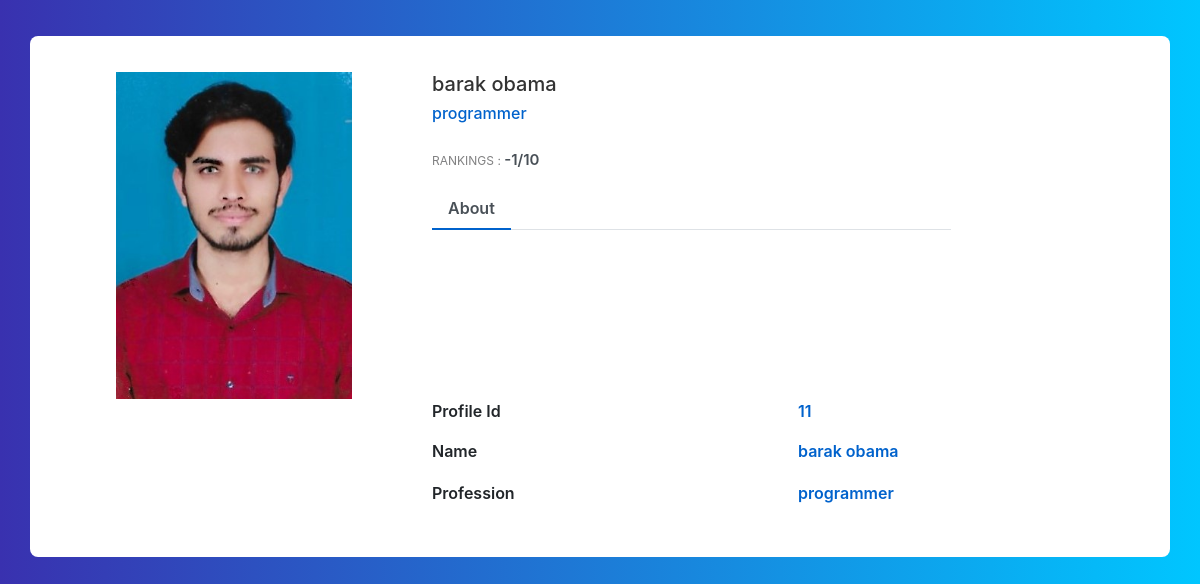
Screenshot of /details/ with the database file from the repository.
### core/models.py (models this page shows, shortened)
class Profile(models.Model):
    first_name = models.CharField(max_length=70)
    last_name = models.CharField(max_length=70)
    date = models.DateField()
    phone = models.BigIntegerField()
    email = models.EmailField()
    ranking = models.IntegerField()
    profession = models.CharField(max_length=200)
    status = models.CharField(choices=types,max_length=20,null=True,blank=False,default='employee')
    present = models.BooleanField(default=False)
    image = models.ImageField()
    updated = models.DateTimeField(auto_now=True)
    shift = models.TimeField()

### core/views.py (the view)
# urls.py: path('details/', details, name= 'details'),
def details(request):
    try:
        last_face = LastFace.objects.last()
        profile = Profile.objects.get(Q(image__icontains=last_face))
    except:
        last_face = None
        profile = None
    context = {
        'profile': profile,
        'last_face': last_face
    }
    return render(request, 'core/details.html', context)

### core/models.py (called while the page is built)
    def __str__(self):
        return self.last_face

### core/templates/core/details.html (shortened to what this page needs)
{% extends "core/base.html" %}
{% load static %}
{% block content %}
{% if profile == None %}
<div class="container emp-profile">
    <div class="row">
        <div class="col-md-5">
            <div class="alert alert-warning">
                <svg width="1.0625em" height="1em" viewBox="0 0 17 16" class="bi bi-exclamation-triangle"
                    fill="currentColor" xmlns="http://www.w3.org/2000/svg">
                    <path fill-rule="evenodd"
                        d="M7.938 2.016a.146.146 0 0 0-.054.057L1.027 13.74a.176.176 0 0 0-.002.183c.016.03.037.05.054.06.015.01.034.017.066.017h13.713a.12.12 0 0 0 .066-.017.163.163 0 0 0 .055-.06.176.176 0 0 0-.003-.183L8.12 2.073a.146.146 0 0 0-.054-.057A.13.13 0 0 0 8.002 2a.13.13 0 0 0-.064.016zm1.044-.45a1.13 1.13 0 0 0-1.96 0L.165 13.233c-.457.778.091 1.767.98 1.767h13.713c.889 0 1.438-.99.98-1.767L8.982 1.566z" />
                    <path
                        d="M7.002 12a1 1 0 1 1 2 0 1 1 0 0 1-2 0zM7.1 5.995a.905.905 0 1 1 1.8 0l-.35 3.507a.552.552 0 0 1-1.1 0L7.1 5.995z" />
                </svg>
                <p><b>Note: </b>
                <ul>
                    <li>It takes some time to turn on the scanner if your computer hardware
                        does not meet the requirements of the face recognition software</li>
                    <li>consider providing good lighting and good resolution cameras
                        for the software to work properly</li>
                </ul>
                <small>(this window will disappear after running the first scan)</small>
                </p>
            </div>
        </div>
        <div class="col-md-1">
        </div>
        <div class="col-md-6">
            <div>
                <img src="{% static 'img/fgirl.jpg'%}" alt="" width="99%">
            </div>
        </div>
    </div>
</div>
{% else %}
<div class="container emp-profile">
        <div class="row">
            <div class="col-md-4">
                <div class="profile-img">
                    <img src="{{ profile.image.url }}" alt="" />
                </div>
            </div>
            <div class="col-md-6">
                <div class="profile-head">
                    <h5>
                        {{profile.first_name}} {{profile.last_name}}
                    </h5>
                    <h6>
                        {{profile.profession }}
                    </h6>
                    <p class="proile-rating">RANKINGS : <span>{{profile.ranking}}/10</span></p>
                    <ul class="nav nav-tabs" id="myTab" role="tablist">
                        <li class="nav-item">
                            <a class="nav-link active" id="home-tab" data-toggle="tab" href="#home" role="tab"
                                aria-controls="home" aria-selected="true">About</a>
                        </li>
                    </ul>
                </div>
            </div>
            <div class="col-md-2">
            </div>
        </div>
        <div class="row">
            <div class="col-md-4">
                <div class="profile-work">
                </div>
            </div>
            <div class="col-md-8">
                <div class="tab-content profile-tab" id="myTabContent">
                    <div class="tab-pane fade show active" id="home" role="tabpanel" aria-labelledby="home-tab">
                        <div class="row">
                            <div class="col-md-6">
                                <label>Profile Id</label>
                            </div>
                            <div class="col-md-6">
                                <p>{{profile.id}}</p>
                            </div>
                        </div>
                        <div class="row">
                            <div class="col-md-6">
                                <label>Name</label>
                            </div>
                            <div class="col-md-6">
                                <p>{{profile.first_name}} {{profile.last_name}}</p>
                            </div>
                        </div>
                        <div class="row">
                            <div class="col-md-6">
                            </div>
                        </div>
                        <div class="row">
                            <div class="col-md-6">
                            </div>
                        </div>
                        <div class="row">
                            <div class="col-md-6">
                                <label>Profession</label>
                            </div>
                            <div class="col-md-6">
                                <p>{{ profile.profession }}</p>
                            </div>
                        </div>
                    </div>
                </div>
            </div>
        </div>
</div>
{% endif %}
{% endblock content %}

### core/templates/core/base.html (shortened to what this page needs)
{% load static %}
<html lang="en">
<head>
    <link rel="stylesheet" href="https://cdn.jsdelivr.net/npm/bootstrap@4.5.3/dist/css/bootstrap.min.css"
>
    <link href="//maxcdn.bootstrapcdn.com/bootstrap/4.1.1/css/bootstrap.min.css" rel="stylesheet" id="bootstrap-css">
    <link rel="stylesheet" href="{% static 'css/details.css' %}">
    <link rel="stylesheet" href="{% static 'css/body.css' %}">
</head>
<body>
    {% block content%}
    {% endblock content %}
</body>
</html>

### static/css/details.css (style rules this page uses)
.emp-profile { padding: 3%; margin-top: 3%; margin-bottom: 3%; border-radius: 0.5rem; background: #fff; }
.profile-img { text-align: center; }
.profile-img img { width: 70%; height: 100%; }
.profile-head h5 { color: #333; }
.profile-head h6 { color: #0062cc; }
.proile-rating { font-size: 12px; color: #818182; margin-top: 5%; }
.proile-rating span { color: #495057; font-size: 15px; font-weight: 600; }
.profile-head .nav-tabs { margin-bottom:5%; }
.profile-head .nav-tabs .nav-link { font-weight:600; border: none; }
.profile-head .nav-tabs .nav-link.active { border: none; border-bottom:2px solid #0062cc; }
.profile-work { padding: 14%; margin-top: -15%; }
.profile-tab label { font-weight: 600; }
.profile-tab p { font-weight: 600; color: #0062cc; }

### static/css/body.css (style rules this page uses)
body { background: -webkit-linear-gradient(left, #3931af, #00c6ff); }

### rows the page displays
Profile: image (picture), first_name "barak", last_name "obama", profession "programmer", ranking "-1", id "11"
